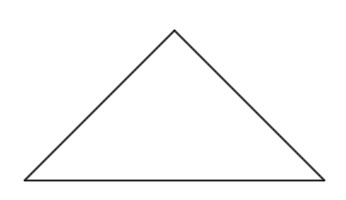
#> input picture MsPaint3dAutomationFramework/src/main/resources/images/pom/CanvasPage/verify_triangle.jpg, 346 x 200 px
$ python image_solution.py ../../../../../resources/images/pom/screenshot.jpg ../../../../../resources/images/pom/CanvasPage/verify_triangle.jpg ../../../../../resources/images/pom/CanvasPage/verify_triangle.jpg
#> lines starting #> are read from the running program, lines starting #| are printed output that depends on the picture
import os
import sys
import cv2
import numpy as np

class ImageSolution:

	def __init__(self, template_image, screenshot_image):
		print(template_image)
		print(screenshot_image)
		self._template_image = template_image
		self._screenshot_image = screenshot_image
		self._screen = None
		self._loc = None

	def calculate_template_match_coordinates(self):
		print('==========================')
		print(self._template_image)
		print(self._screenshot_image)
		self._screen = cv2.imread(self._screenshot_image)
#> self._screen is the input picture: shape (200, 346, 3); min 2, max 255, mean 250.2
		gray_screen = cv2.cvtColor(self._screen, cv2.COLOR_BGR2GRAY)
		template = cv2.imread(template_image, 0)
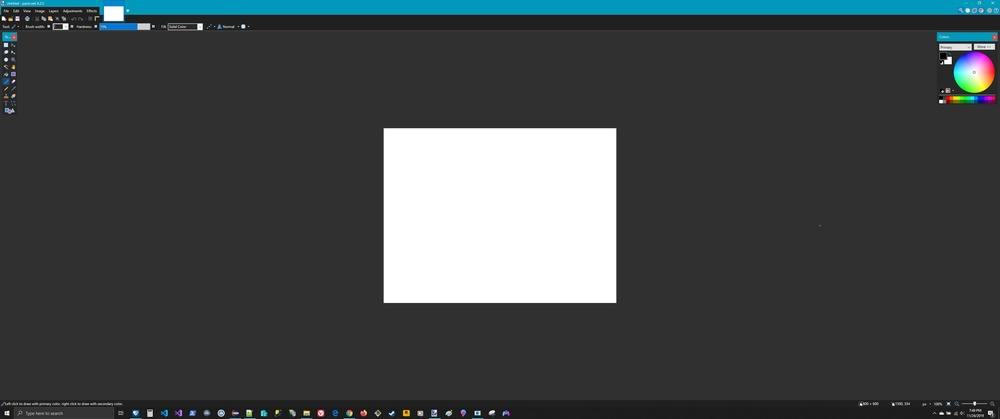
#> input picture MsPaint3dAutomationFramework/src/main/resources/images/pom/screenshot.jpg, 1000 x 419 px, shrunk from 3440 x 1440 before the run
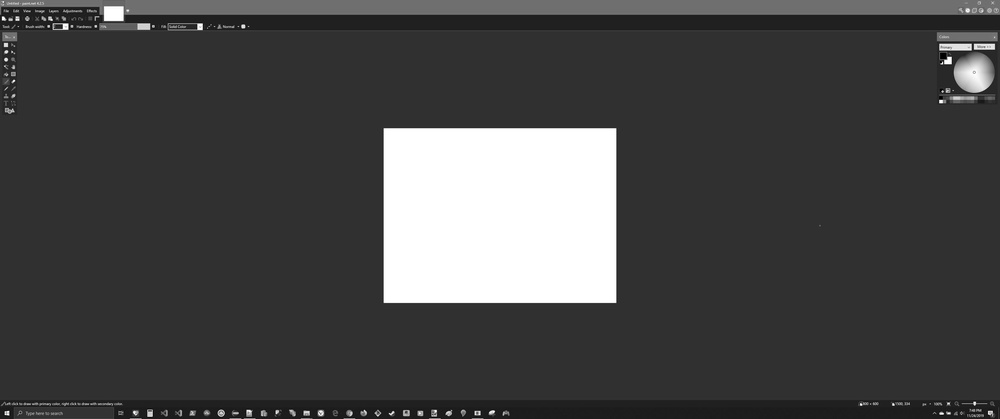
#> template: shape (419, 1000); min 0, max 255, mean 70.4
		w, h = template.shape[::-1]
#> w = 1000; h = 419
		print("Template shape:")
		print("w = " + str(w))
#| w = 1000
		print("h = " + str(h))
#| h = 419
		print("")
		result = cv2.matchTemplate(gray_screen, template, cv2.TM_CCOEFF_NORMED)
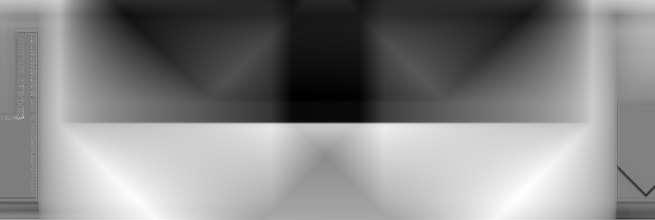
#> result: shape (220, 655) float32; min -0.0733, max 0.0739, mean 0.00431; drawn with min black and max white
		print("result type is .... " + str(type(result)))
#> (printed output is left out)
		print("")
		print("Result:")
		print(result)
#> (printed output is left out)
		print("")
		threshold = 0.99
		self._loc = np.where(result >= threshold)
#> self._loc = (empty array, empty array)
		print("")
		print("loc:")
		print(self._loc)
#| (array([], dtype=int64), array([], dtype=int64))

	def write_results_to_file(self, write_file):
		"""Writes the results to a file so Java can consume.
		"""
		f = open(write_file, 'w')
		num_matches = 0
		for pt in zip(*self._loc[::-1]):
			num_matches = num_matches + 1
			f.write(str(pt) + '\n')
			print("Match found...")
			print("   Upperleft  = " + str(pt))
			print("   Upperright = " + str( (pt[0] + w, pt[1] + h) ))
			cv2.rectangle(screen, pt, (pt[0] + w, pt[1] + h), (0, 0, 255), 2)
#> this loop made 0 passes
#> after the loop, num_matches = 0
		if num_matches == 0:
			f.write('No matches')
		print("Number of Matches = " + str(num_matches))
#| Number of Matches = 0
		f.close()

	def display_results(self):
		"""Display the results in a window with a red rectangle around the matches.
		"""
		cv2.imshow("screen", self._screen)
		cv2.waitKey(0)
		cv2.destroyAllWindows()


if __name__ == '__main__':
	template_image = sys.argv[1]
	screenshot_image = sys.argv[2]
	f = sys.argv[3]
	#screenshot_image = 'C:\\dev\\Java\\JavaDesktopApplicationAutomation\\MsPaint3dAutomationFramework\\src\\main\\resources\\images\\pom\\screenshot.jpg'
	#template_image = 'C:\\dev\\Java\\JavaDesktopApplicationAutomation\\MsPaint3dAutomationFramework\\src\\main\\resources\\images\\pom\\CanvasPage\\verify_triangle.jpg'
	#f = 'C:\\dev\\Java\\JavaDesktopApplicationAutomation\\MsPaint3dAutomationFramework\\src\\main\\resources\\images\\pom\\match_coordinates.txt'
	sol = ImageSolution(template_image, screenshot_image)
	sol.calculate_template_match_coordinates()
	sol.write_results_to_file(f)
	# [6 lines of commented-out code are left out]
